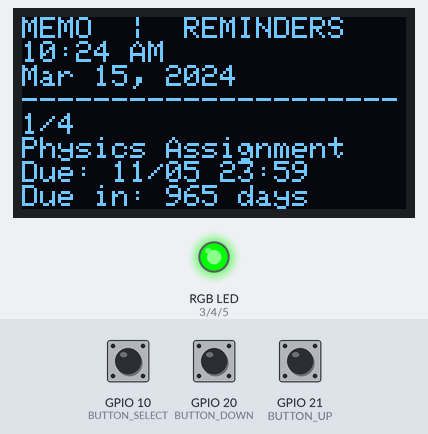
The sketch below on a simulated Seeed XIAO ESP32-C3. Parts: 128×64 one-colour display, an RGB LED mixed from three pins (HIGH = lit). The inputs (shaded band) are chosen by the test bench; at power-on: GPIO 10 (BUTTON_SELECT) HIGH, GPIO 20 (BUTTON_DOWN) HIGH, GPIO 21 (BUTTON_UP) HIGH. WiFi joins after 1.5 s; servers stay silent unless stated; the local clock reads 2024-03-15 10:24:30 at power-on unless the sketch sets it.

Above: at 2.8 s.
2.9 s: GPIO 10 (BUTTON_SELECT) pulled LOW for 0.15 s
At 3.3 s:
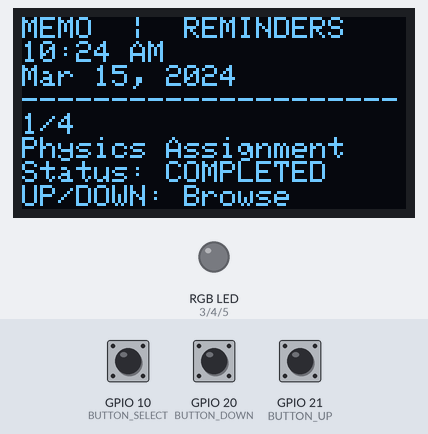
4.5 s: GPIO 20 (BUTTON_DOWN) pulled LOW for 0.15 s
At 5.8 s:
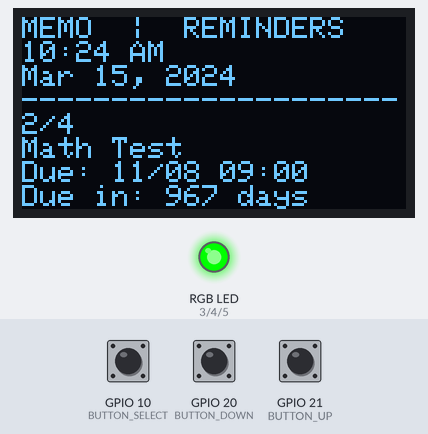
6.1 s: GPIO 10 (BUTTON_SELECT) pulled LOW for 1 s
At 8.3 s:
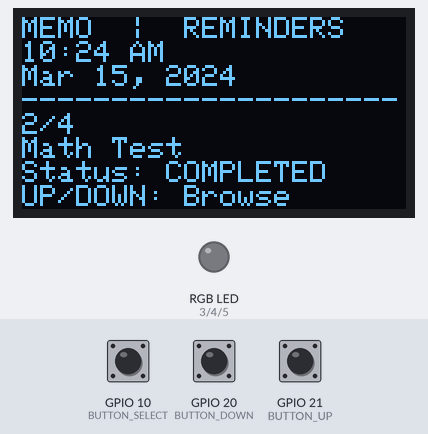
8.6 s: GPIO 20 (BUTTON_DOWN) pulled LOW for 1 s
At 10.2 s:
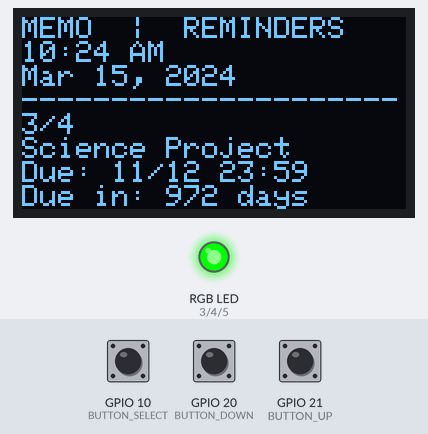
11.1 s: GPIO 10 (BUTTON_SELECT) pulled LOW for 0.15 s
At 12.0 s:
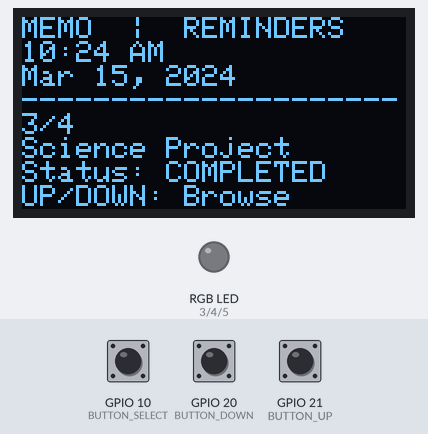
12.7 s: GPIO 20 (BUTTON_DOWN) pulled LOW for 0.15 s
At 13.2 s:
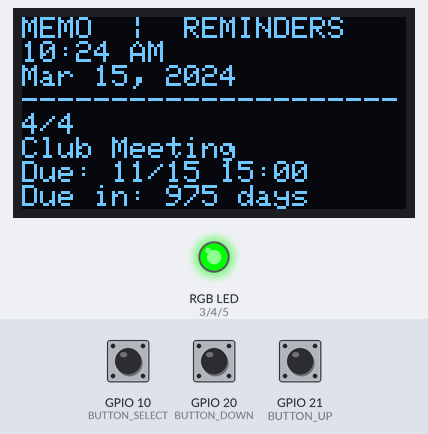
Timing chart, 0 to 15.7 s (numbered marks = the images above; inputs shaded):
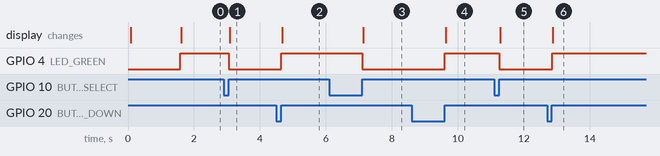

Measured:
- after the input at 2.9 s, GPIO 4 (LED_GREEN): HIGH → LOW after 0.15 s; the display: changes after 0.18 s (image 1)
- after the input at 4.5 s, GPIO 4 (LED_GREEN): LOW → HIGH after 0.15 s; the display: changes after 0.18 s (image 2)
- after the input at 6.1 s, GPIO 4 (LED_GREEN): HIGH → LOW after 1.0 s; the display: changes after 1.0 s (image 3)
- after the input at 8.6 s, GPIO 4 (LED_GREEN): LOW → HIGH after 1.0 s; the display: changes after 1.0 s (image 4)
- after the input at 11.1 s, GPIO 4 (LED_GREEN): HIGH → LOW after 0.15 s; the display: changes after 0.18 s (image 5)
- after the input at 12.7 s, GPIO 4 (LED_GREEN): LOW → HIGH after 0.15 s; the display: changes after 0.18 s (image 6)

The sketch:

MEMO_firmware.ino
```cpp
/*
  MEMO - Desktop Reminder Display
  Version 1.0
  Board: Seeed Studio XIAO ESP32-C3

  OLED: SDA = D5, SCL = D4
  Buttons: UP = D6, DOWN = D7, SELECT = D10
  RGB LED: RED = D1, GREEN = D2, BLUE = D3
*/

// ---------------- REMINDERS ----------------

struct Reminder {
  const char* title;
  int year;
  int month;
  int day;
  int hour;
  int minute;
  bool completed;
};

// Edit these reminders to suit your schedule.
// Months use normal calendar numbers (1 = January).

Reminder reminders[] = {
  {"Physics Assignment", 2026, 11, 5, 23, 59, false},
  {"Math Test",          2026, 11, 8, 9, 0, false},
  {"Science Project",    2026, 11, 12, 23, 59, false},
  {"Club Meeting",       2026, 11, 15, 15, 0, false}
};

const int reminderCount =
  sizeof(reminders) / sizeof(reminders[0]);

int selectedReminder = 0;


#include <WiFi.h>
#include <Wire.h>
#include <time.h>
#include <Adafruit_GFX.h>
#include <Adafruit_SSD1306.h>

// ---------------- WIFI ----------------

const char* ssid = "YOUR_WIFI_NAME";
const char* password = "YOUR_WIFI_PASSWORD";

//Set for my location in Toronto time zone
const char* timezone = "EST5EDT,M3.2.0/2,M11.1.0/2";

// ---------------- OLED ----------------

#define SCREEN_WIDTH 128
#define SCREEN_HEIGHT 64
#define OLED_ADDRESS 0x3C

Adafruit_SSD1306 display(
  SCREEN_WIDTH,
  SCREEN_HEIGHT,
  &Wire,
  -1
);

// ---------------- PIN CONFIGURATION ----------------

#define SDA_PIN D5
#define SCL_PIN D4

#define BUTTON_UP D6
#define BUTTON_DOWN D7
#define BUTTON_SELECT D10

#define LED_RED D1
#define LED_GREEN D2
#define LED_BLUE D3

// ---------------- BUTTON HANDLING ----------------

bool buttonPressed(int pin, unsigned long &lastPress) {
  if (digitalRead(pin) == LOW &&
      millis() - lastPress > 200) {

    lastPress = millis();

    while (digitalRead(pin) == LOW) {
      delay(5);
    }

    return true;
  }

  return false;
}

unsigned long lastUp = 0;
unsigned long lastDown = 0;
unsigned long lastSelect = 0;

// ---------------- LED CONTROL ----------------

void setLED(bool red, bool green, bool blue) {
  digitalWrite(LED_RED, red);
  digitalWrite(LED_GREEN, green);
  digitalWrite(LED_BLUE, blue);
}

// ---------------- DEADLINE CALCULATION ----------------

time_t getDeadline(Reminder &r) {
  struct tm deadline = {};

  deadline.tm_year = r.year - 1900;
  deadline.tm_mon = r.month - 1;
  deadline.tm_mday = r.day;
  deadline.tm_hour = r.hour;
  deadline.tm_min = r.minute;
  deadline.tm_isdst = -1;

  return mktime(&deadline);
}

// ---------------- DISPLAY ----------------

void updateDisplay() {
  struct tm currentTime;

  display.clearDisplay();
  display.setTextColor(SSD1306_WHITE);
  display.setTextSize(1);
  display.setCursor(0, 0);

  if (!getLocalTime(&currentTime, 100)) {
    display.println("MEMO");
    display.println();
    display.println("Waiting for WiFi time...");
    display.display();

    setLED(false, false, true);
    return;
  }

  char timeBuffer[20];
  char dateBuffer[20];

  strftime(timeBuffer, sizeof(timeBuffer),
           "%I:%M %p", &currentTime);

  strftime(dateBuffer, sizeof(dateBuffer),
           "%b %d, %Y", &currentTime);

  display.println("MEMO  |  REMINDERS");
  display.println(timeBuffer);
  display.println(dateBuffer);
  display.println("---------------------");

  Reminder &r = reminders[selectedReminder];

  display.print(selectedReminder + 1);
  display.print("/");
  display.println(reminderCount);

  display.println(r.title);

  if (r.completed) {
    display.println("Status: COMPLETED");
    setLED(false, false, false);
  } else {
    time_t now = time(nullptr);
    time_t deadline = getDeadline(r);

    long secondsLeft = difftime(deadline, now);

    display.print("Due: ");
    display.printf("%02d/%02d %02d:%02d\n",
                   r.month, r.day, r.hour, r.minute);

    if (secondsLeft < 0) {
      display.println("Status: OVERDUE");
      setLED(true, false, false);
    } else if (secondsLeft < 86400) {
      long hours = secondsLeft / 3600;
      long minutes = (secondsLeft % 3600) / 60;

      display.printf("Due in: %ldh %ldm\n",
                     hours, minutes);

      setLED(false, false, true);
    } else {
      long days = secondsLeft / 86400;

      display.printf("Due in: %ld days\n", days);

      setLED(false, true, false);
    }
  }

  display.println("UP/DOWN: Browse");
  display.println("SELECT: Complete");

  display.display();
}

// ---------------- SETUP ----------------

void setup() {
  Serial.begin(115200);

  // Initialize buttons
  pinMode(BUTTON_UP, INPUT_PULLUP);
  pinMode(BUTTON_DOWN, INPUT_PULLUP);
  pinMode(BUTTON_SELECT, INPUT_PULLUP);

  // Initialize RGB LED
  pinMode(LED_RED, OUTPUT);
  pinMode(LED_GREEN, OUTPUT);
  pinMode(LED_BLUE, OUTPUT);

  setLED(false, false, false);

  // Initialize OLED with your chosen I2C pins
  Wire.begin(SDA_PIN, SCL_PIN);

  if (!display.begin(
        SSD1306_SWITCHCAPVCC,
        OLED_ADDRESS)) {
    Serial.println("OLED initialization failed!");
    while (true) {
      delay(100);
    }
  }

  display.clearDisplay();
  display.setTextColor(SSD1306_WHITE);
  display.setCursor(0, 0);
  display.println("MEMO starting...");
  display.display();

  // Connect to WiFi
  WiFi.begin(ssid, password);

  display.println("Connecting WiFi...");
  display.display();

  unsigned long startAttempt = millis();

  while (WiFi.status() != WL_CONNECTED &&
         millis() - startAttempt < 20000) {
    delay(500);
  }

  if (WiFi.status() == WL_CONNECTED) {
    configTzTime(timezone,
                 "pool.ntp.org",
                 "time.nist.gov");

    // Wait for the clock to synchronize
    struct tm timeInfo;

    getLocalTime(&timeInfo, 15000);
  } else {
    Serial.println("WiFi connection failed!");
  }

  updateDisplay();
}

// ---------------- MAIN LOOP ----------------

void loop() {

  // Previous reminder
  if (buttonPressed(BUTTON_UP, lastUp)) {
    selectedReminder--;

    if (selectedReminder < 0) {
      selectedReminder = reminderCount - 1;
    }

    updateDisplay();
  }

  // Next reminder
  if (buttonPressed(BUTTON_DOWN, lastDown)) {
    selectedReminder++;

    if (selectedReminder >= reminderCount) {
      selectedReminder = 0;
    }

    updateDisplay();
  }

  // Mark reminder as completed
  if (buttonPressed(BUTTON_SELECT, lastSelect)) {
    reminders[selectedReminder].completed =
      !reminders[selectedReminder].completed;

    updateDisplay();
  }

  // Refresh the clock and deadline countdown
  static unsigned long lastUpdate = 0;

  if (millis() - lastUpdate >= 1000) {
    lastUpdate = millis();
    updateDisplay();
  }
}
```
